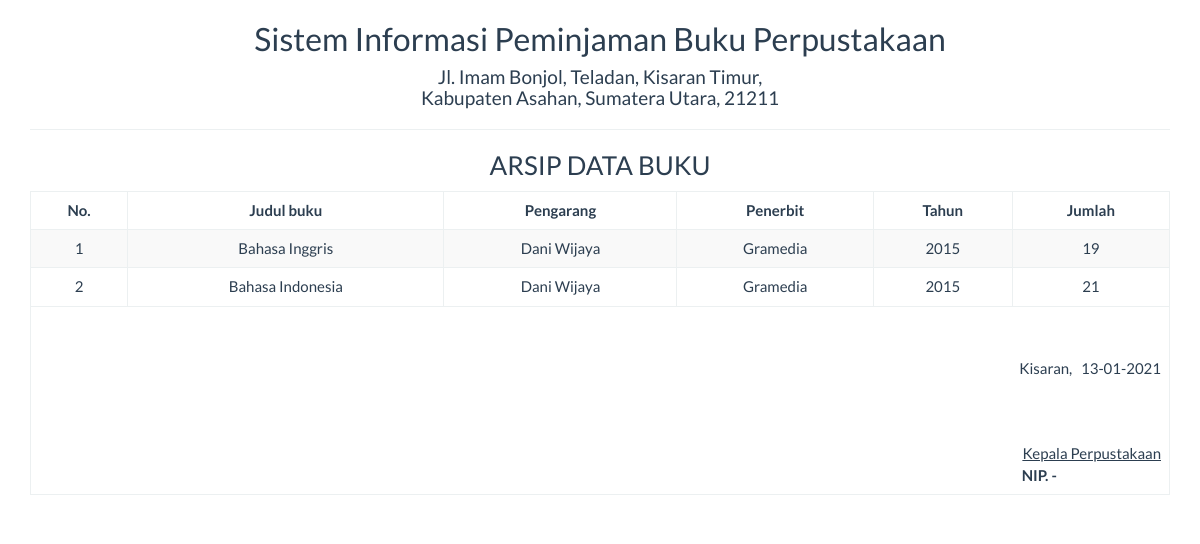
The app's page /report/buku.php with its own data.
### tables this page shows
CREATE TABLE `buku` (
  `id_buku` int(11) NOT NULL,
  `judul` varchar(255) DEFAULT NULL,
  `pengarang` varchar(255) DEFAULT NULL,
  `penerbit` varchar(255) DEFAULT NULL,
  `tahun` varchar(10) DEFAULT NULL,
  `jumlah` int(11) DEFAULT NULL
);

### report/buku.php (the view, shortened to what this page needs)
<?php
  include '../config/koneksi.php';
?>
<!DOCTYPE html>
<html>
    <head>
        <link href="../Assets/css/bootstrap.min.css" rel="stylesheet" type="text/css"/>
    </head>
    <body onload="print()">
        <div class="container">
            <div class='row'>
                  <div class="col-sm-12">
                    <div class="text-center">
                        <h2>Sistem Informasi Peminjaman Buku Perpustakaan </h2>
                        <h4>Jl. Imam Bonjol, Teladan, Kisaran Timur, <br> Kabupaten Asahan, Sumatera Utara, 21211</h4>
                        <hr>
                        <h3>ARSIP DATA BUKU</h3>
                        <table class="table table-bordered table-striped table-hover">
                          <thead>
                            <tr>
                              <th><center>No.</center></th>
                              <th><center>Judul buku</center></th>
                              <th><center>Pengarang</center></th>
                              <th><center>Penerbit</center></th>
                              <th><center>Tahun</center></th>
                              <th><center>Jumlah</center></th>
                            </tr>
                          </thead>
                          <tbody>
                            <?php
                            $sql = "SELECT * FROM buku ORDER BY id_buku DESC";
                            $query = mysqli_query($koneksi, $sql) or die("SQL Anda Salah");
                            $nomor = 0;
                            while ($data = mysqli_fetch_array($query)) {
                            $nomor++;
                            ?>
                            <tr>
                              <td><?= $nomor ?></td>
                              <td><?= $data['judul'] ?></td>
                              <td><?= $data['pengarang'] ?></td>
                              <td><?= $data['penerbit'] ?></td>
                              <td><?= $data['tahun'] ?></td>
                              <td><?= $data['jumlah'] ?></td>
                            </tr>
                            <?php } ?>
                          </tbody>
                          <tfoot>
                              <tr>
                                <td colspan="8" class="text-right">
                                  <br>
                                  <br>
                                    Kisaran,  &nbsp <?= date("d-m-Y") ?>
                                    <br><br><br><br>
                                    <u>Kepala Perpustakaan<strong></u><br>
                                    NIP. - &nbsp &nbsp &nbsp &nbsp &nbsp &nbsp &nbsp &nbsp &nbsp &nbsp &nbsp &nbsp &nbsp &nbsp &nbsp &nbsp &nbsp &nbsp
									             </td>
								              </tr>
							            </tfoot>
                        </table>
                    </div>
                  </div>
            </div>
        </div>
    </body>
</html>

### records on screen
buku: judul "Bahasa Inggris", pengarang "Dani Wijaya", penerbit "Gramedia", tahun "2015", jumlah "19"
buku: judul "Bahasa Indonesia", pengarang "Dani Wijaya", penerbit "Gramedia", tahun "2015", jumlah "21"
